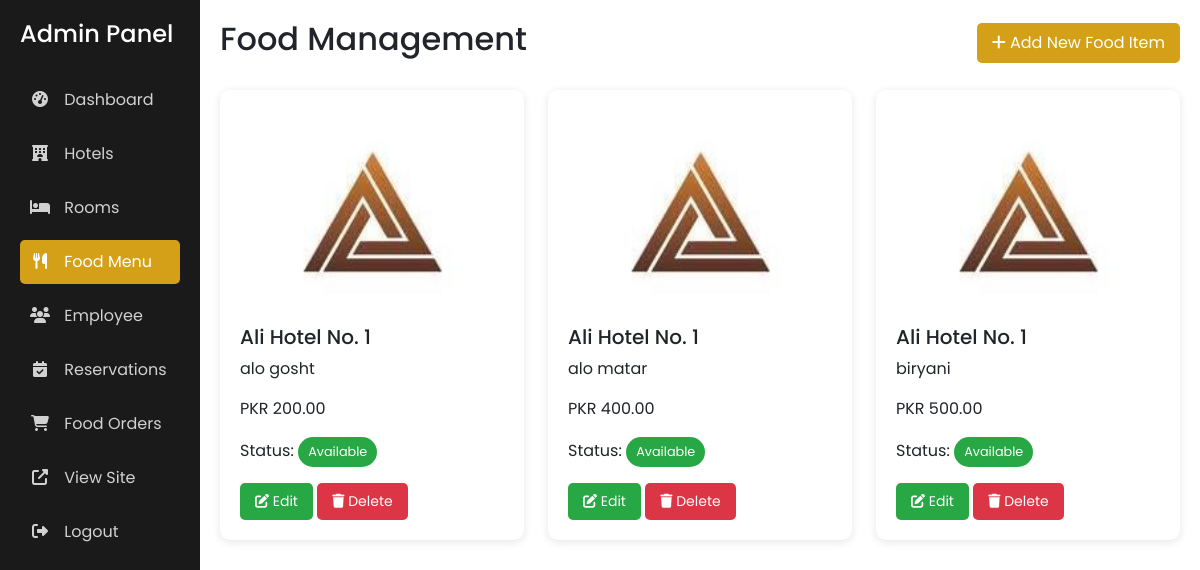
/admin/food.php (signed in), run on the app's committed database.
### tables this page shows
CREATE TABLE `hotel_menu` (
  `id` int(11) NOT NULL,
  `hotel_id` int(11) NOT NULL,
  `item_name` varchar(100) NOT NULL,
  `price` decimal(10,2) NOT NULL,
  `is_available` tinyint(1) DEFAULT 1,
  `image_url` varchar(255) DEFAULT NULL
);

CREATE TABLE `hotels` (
  `id` int(11) NOT NULL,
  `name` varchar(100) NOT NULL,
  `description` text DEFAULT NULL,
  `address` text NOT NULL,
  `city` varchar(50) NOT NULL,
  `phone` varchar(20) DEFAULT NULL,
  `email` varchar(100) DEFAULT NULL,
  `website` varchar(100) DEFAULT NULL,
  `image_url` varchar(255) DEFAULT NULL,
  `created_at` timestamp NOT NULL DEFAULT current_timestamp(),
  `updated_at` timestamp NOT NULL DEFAULT current_timestamp() ON UPDATE current_timestamp(),
  `vendor_id` int(11) NOT NULL
);

### admin/food.php (the view, shortened to what this page needs)
<?php
require_once '../config/database.php';
$user_id = (int)$_SESSION['user_id'];
$sql = "SELECT hm.*, h.name as hotel_name
        FROM hotel_menu hm
        JOIN hotels h ON hm.hotel_id = h.id
        WHERE h.vendor_id = ?
        ORDER BY h.name ASC, hm.item_name ASC";
$stmt = mysqli_prepare($conn, $sql);
mysqli_stmt_bind_param($stmt, "i", $user_id);
mysqli_stmt_execute($stmt);
$food_items = mysqli_stmt_get_result($stmt);
?>
<!DOCTYPE html>
<html lang="en">
<head>
    <link href="https://cdn.jsdelivr.net/npm/bootstrap@5.3.0/dist/css/bootstrap.min.css" rel="stylesheet">
    <link rel="stylesheet" href="https://cdnjs.cloudflare.com/ajax/libs/font-awesome/6.4.2/css/all.min.css">
</head>
<body>
    <div class="container-fluid">
        <div class="row">
            <div class="col-md-3 col-lg-2 sidebar">
                <h4 class="mb-4">Admin Panel</h4>
                <nav class="nav flex-column">
                    <a class="nav-link" href="dashboard.php"><i class="fas fa-tachometer-alt"></i> Dashboard</a>
                    <a class="nav-link" href="hotels.php"><i class="fas fa-hotel"></i> Hotels</a>
                    <a class="nav-link" href="rooms.php"><i class="fas fa-bed"></i> Rooms</a>
                    <a class="nav-link active" href="food.php"><i class="fas fa-utensils"></i> Food Menu</a>
                    <a class="nav-link" href="users.php"><i class="fas fa-users"></i> Employee</a>
                    <a class="nav-link" href="reservations.php"><i class="fas fa-calendar-check"></i> Reservations</a>
                    <a class="nav-link" href="food_orders.php"><i class="fas fa-shopping-cart"></i> Food Orders</a>
                    <a class="nav-link" href="../index.php" target="_blank"><i class="fas fa-external-link-alt"></i> View Site</a>
                    <a class="nav-link" href="../logout.php"><i class="fas fa-sign-out-alt"></i> Logout</a>
                </nav>
            </div>
            <div class="col-md-9 col-lg-10 main-content">
                <div class="d-flex justify-content-between align-items-center mb-4">
                    <h2>Food Management</h2>
                    <button type="button" class="btn btn-custom" data-bs-toggle="modal" data-bs-target="#addFoodModal">
                        <i class="fas fa-plus"></i> Add New Food Item
                    </button>
                </div>
                <div class="row">
                    <?php if (mysqli_num_rows($food_items) > 0): ?>
                        <?php while($item = mysqli_fetch_assoc($food_items)): ?>
                            <div class="col-md-6 col-lg-4">
                                <div class="food-card">
                                    <?php if (!empty($item['image_url'])): ?>
                                        <img src="../<?php echo htmlspecialchars($item['image_url']); ?>" alt="Food Image" class="food-image">
                                    <?php endif; ?>
                                    <div class="food-details">
                                        <h5><?php echo htmlspecialchars($item['hotel_name']); ?></h5>
                                        <p class="item-name"><?php echo htmlspecialchars($item['item_name']); ?></p>
                                        <p class="price">PKR <?php echo number_format($item['price'], 2); ?></p>
                                        <p class="status">
                                            Status: <span class="status-badge status-<?php echo $item['is_available'] ? 'available' : 'unavailable'; ?>">
                                                <?php echo $item['is_available'] ? 'Available' : 'Unavailable'; ?>
                                            </span>
                                        </p>
                                        <div class="food-actions">
                                            <button class="btn btn-sm btn-edit" data-bs-toggle="modal" data-bs-target="#editFoodModal"
                                                    data-item='<?php echo json_encode($item); ?>'>
                                                <i class="fas fa-edit"></i> Edit
                                            </button>
                                            <form method="POST" action="" class="d-inline"
                                                onsubmit="return confirm('Are you sure you want to delete this food item?')">
                                                <button type="submit" class="btn btn-sm btn-delete">
                                                    <i class="fas fa-trash"></i> Delete
                                                </button>
                                            </form>
                                        </div>
                                    </div>
                                </div>
                            </div>
                        <?php endwhile; ?>
                    <?php endif; ?>
                </div>
            </div>
        </div>
    </div>
</body>
</html>

### admin/food.php (style rules this page uses)
body { font-family: 'Poppins', sans-serif; }
.sidebar { background-color: #1a1a1a; color: white; min-height: 100vh; padding: 20px; }
.sidebar .nav-link { color: rgba(255, 255, 255, 0.8); padding: 10px; margin: 5px 0; border-radius: 5px; transition: all 0.3s; }
.sidebar .active { background-color: #d4a017; color: white; }
.sidebar .nav-link i { margin-right: 10px; width: 20px; text-align: center; }
.main-content { padding: 20px; }
.food-card { background: white; border-radius: 10px; padding: 20px; margin-bottom: 20px; box-shadow: 0 2px 8px rgba(0,0,0,0.1); transition: transform 0.3s; }
.food-card img { width: 100%; height: 200px; object-fit: cover; border-radius: 10px; margin-bottom: 15px; }
.btn-custom { background-color: #d4a017; color: white; border: none; padding: 8px 15px; border-radius: 5px; transition: all 0.3s; }
.btn-edit { background-color: #28a745; color: white; border: none; padding: 8px 15px; border-radius: 5px; transition: all 0.3s; }
.btn-delete { background-color: #dc3545; color: white; border: none; padding: 8px 15px; border-radius: 5px; transition: all 0.3s; }
.status-badge { padding: 5px 10px; border-radius: 15px; font-size: 0.8rem; display: inline-block; }
.status-available { background-color: #28a745; color: white; }

### data on the page
hotel_menu: image_url (picture), hotel.name "Ali Hotel No. 1", item_name "alo gosht", price "200.00", is_available "Available"
hotel_menu: image_url (picture), hotel.name "Ali Hotel No. 1", item_name "alo matar", price "400.00", is_available "Available"
hotel_menu: image_url (picture), hotel.name "Ali Hotel No. 1", item_name "biryani", price "500.00", is_available "Available"
